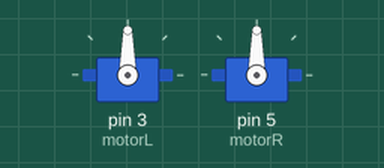
Simulated run of this sketch. Board: Arduino Uno, built with avr-gcc and run on an emulated ATmega328P. Shown: 2 × servo.

Above: at 0.1 s.
At 3.1 s:
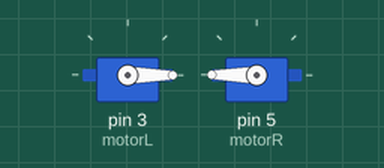
Timing chart, 0 to 4.6 s (numbered marks = the images above):
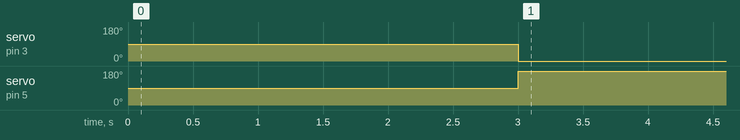

The sketch:

sketch_apr04a.ino
```cpp
#include <Servo.h>
Servo motorL;
Servo motorR;
void setup() {
  motorL.attach(3);
  motorR.attach(5);
}
void loop() {
  delay(3000);
  motorL.write(0);
  motorR.write(180);
  delay(25000);
  motorL.detach();
  motorR.detach();
}
```

Measured:
- by itself, servo on pin 3 (motorL): 90° → 0° at 3.0 s
- by itself, servo on pin 5 (motorR): 90° → 180° at 3.0 s
